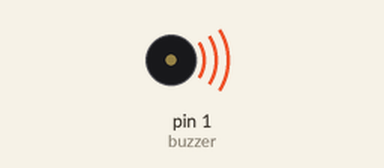
A sketch run on a simulated Arduino Uno, built with avr-gcc and run on an emulated ATmega328P. On the bench: buzzer (waves = sounding).

Above: at 0.5 s.
Timing chart, 0 to 4.6 s (numbered marks = the images above):
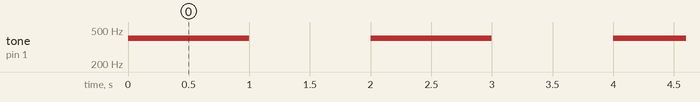

Measured:
- by itself, tone on pin 1 (buzzer): alternates 400 Hz for 1.0 s and silent for 1.0 s

The sketch:

Buzzer_code.ino
```cpp
int buzzer = 1; // definiramo vhod zvocnika

void setup() {
  pinMode(buzzer,OUTPUT);
}
void loop() {
  tone(buzzer, 400); // frekvenca, ki jo zvocnik predvaja
  delay(1000);       // 1 sekunda premora
  noTone(buzzer);    // zvocnik se ugasne
  delay(1000);       // 1 sekunda premora
}
```
